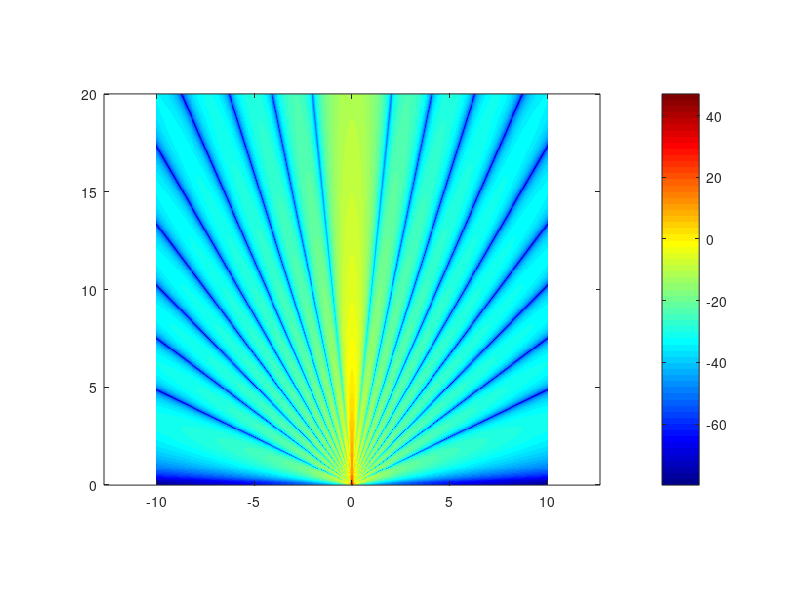

Here is the MATLAB script that generated this plot: (Note: this script raises an error after producing the figure.)
clc; clear; close all;

% ---------- Parameters ----------
lambda = 0.012;          % Wavelength (m)
d = lambda/2;            % Spacing between adjacent antennas
N = 20;                  % Number of antennas
Pt = 1;                  % Transmit power of each antenna (W)

% Antenna coordinates: symmetric about the y-axis, with no element at the origin when the number is even
idx = (-(N-1)/2 : (N-1)/2);  % -9.5:9.5 (step size 1) -> total of N elements
ant_x = idx * d;             % x position
ant_y = zeros(size(ant_x));  % All y=0

% Calculate grid
x_range = -10:0.05:10;       % x-axis
y_range =   0:0.05:20;       % y-axis
[X, Y] = meshgrid(x_range, y_range);

% ---------- Initialize complex vector sum ----------
Re = zeros(size(X));
Im = zeros(size(X));

% ---------- Superpose N antennas ----------
for k = 1:N
    r = sqrt( (X - ant_x(k)).^2 + (Y - ant_y(k)).^2 );
    r(r==0) = eps;                              % Avoid division by zero
    Pden_k = Pt ./ (4*pi*r.^2);                 % Power density of a single antenna
    V_k = sqrt(Pden_k);                         % V = sqrt(Pden)
    p_k = 2*pi*r/lambda;                        % Phase 2πr/λ
    Re = Re + V_k .* cos(p_k);
    Im = Im + V_k .* sin(p_k);
end

% ---------- Combine and convert to dB ----------
Vabs = sqrt(Re.^2 + Im.^2);
Pden_total = Vabs.^2;            % Linear
PdB = 10*log10(Pden_total);      % dB(W/m^2)

% ---------- 2D colour map ----------
figure;
imagesc(x_range, y_range, PdB);
axis xy; axis equal; box on;
colormap(jet);
colorbar;
clim([-100 30]);
title(sprintf('20-Antenna Interference Pattern (dB), N=%d', N));
xlabel('x (m)'); ylabel('y (m)');
